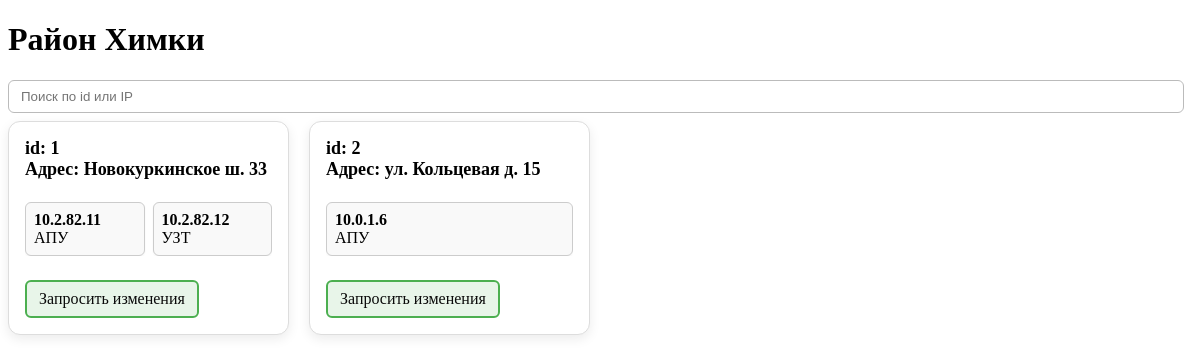
The app's page /raions/1/ with its own data.
### aa/models.py (models this page shows, shortened)
class Raions(models.Model):
    raion = models.CharField(max_length=20)
    def __str__(self):
        return self.raion

class Addresses(models.Model):
    num = models.IntegerField()
    address = models.CharField(max_length=255)
    raion = models.ForeignKey('Raions', on_delete=models.CASCADE, related_name='back_addresses')

class Devices(models.Model):
    ip = models.GenericIPAddressField()
    mask = models.CharField(max_length=15)
    gw = models.GenericIPAddressField()
    address = models.ForeignKey('Addresses', on_delete=models.CASCADE, related_name='back_device')
    type = models.ForeignKey('Types', on_delete=models.CASCADE, related_name='back_type')

class Types(models.Model):
    type = models.CharField(max_length=20)

### aa/views.py (the view)
# urls.py: path('raions/<int:pk>/', raion_detail, name='raion_detail'),
def raion_detail(request, pk):
    raion = get_object_or_404(Raions, pk=pk)
    return render(request, 'raion_detail.html', {'raion': raion})

### aa/templates/raion_detail.html (shortened to what this page needs)
<!DOCTYPE html>
<html lang="ru">
<head>
</head>
<body>
  <h1>Район {{ raion }}</h1>
  <div class="search-bar" aria-label="Поиск по адресам и устройствам">
    <input id="search" class="search-input" type="text" placeholder="Поиск по id или IP" />
  </div>
  <div class="addresses-grid" id="addresses-grid">
    {% for addr in raion.back_addresses.all|dictsort:"num" %}
      <div class="address-card" data-addr-id="{{ addr.id }}" aria-label="Адрес: {{ addr.address }}">
        <div class="address-title">id: {{ addr.num }}<br>Адрес: {{ addr.address }}</div>
        <div class="devices-row" aria-label="Устройства для адреса {{ addr.address }}">
          {% for dev in addr.back_device.all %}
            <a href="{% url 'device_detail' dev.pk %}" class="device-card" data-ip="{{ dev.ip }}"  aria-label="Устройство {{ dev.ip }} типа {{ dev.type.type }}">
              <strong>{{ dev.ip }}</strong><br>
              <span>{{ dev.type.type }}</span>
            </a>
          {% endfor %}
        </div>
          <div class="card-footer">
          <br><a href="{% url 'destination_page' addr.id %}"
                class="change-request-link"
                aria-label="Запросить изменения для адреса {{ addr.address }}">
                Запросить изменения
             </a>
          </div>
      </div>
    {% endfor %}
  </div>

### aa/templates/raion_detail.html (style rules this page uses)
.addresses-grid { display: grid; grid-template-columns: repeat(auto-fill, minmax(240px, 1fr)); gap: 20px; align-items: stretch; }
.address-card { border: 1px solid #ddd; border-radius: 12px; padding: 16px; background: #fff; box-shadow: 0 4px 12px rgba(0,0,0,0.08); display: flex; flex-direction: column; min-height: 180px; position: relative; }
.address-title { font-weight: bold; font-size: 18px; margin-bottom: 8px; }
.devices-row { display: grid; grid-auto-flow: column; grid-auto-columns: minmax(100px, 1fr); gap: 8px; overflow-x: auto; padding-top: 8px; margin-top: auto; }
.device-card { border: 1px solid #ccc; border-radius: 6px; padding: 8px; background: #f9f9f9; min-width: 80px; text-decoration: none; color: inherit; box-shadow: 0 1px 2px rgba(0,0,0,0.05); transition: box-shadow 0.2s ease, transform 0.2s ease; }
.search-bar { margin: 16px 0 8px; display: flex; gap: 8px; align-items: center; }
.search-input { flex: 1; padding: 8px 12px; border: 1px solid #bbb; border-radius: 6px; }
.change-request-link { display: inline-block; padding: 8px 12px; border: 2px solid #4CAF50; border-radius: 6px; text-decoration: none; color: #0a0a0a; background-color: #e8f5e9; }
.address-card .card-footer { margin-top: auto; }

### records on screen
Raions: raion "Химки"
Addresses: num "1", address "Новокуркинское ш. 33"
Devices: ip "10.2.82.11", type.type "АПУ"
Devices: ip "10.2.82.12", type.type "УЗТ"
Addresses: num "2", address "ул. Кольцевая д. 15"
Devices: ip "10.0.1.6", type.type "АПУ"
